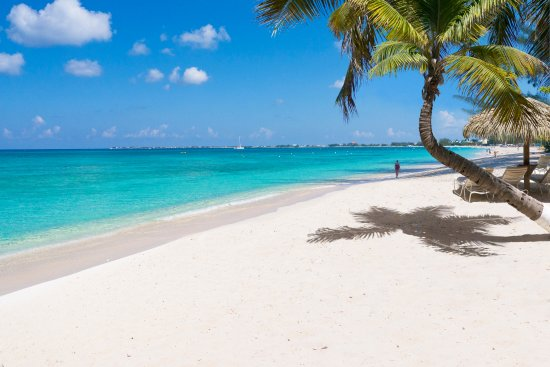
#> input picture Laboratorio/3-PD/img/beach.jpg, 550 x 367 px
$ jupyter execute --allow-errors 3-PD.ipynb   (shell and % lines are left out)
#> lines starting #> are read from the running program, lines starting #| are printed output that depends on the picture
### Laboratorio/3-PD/seam_carving_util.py
import numpy as np
import scipy.ndimage as nd

def rgb2gray(rgb):
    return np.dot(rgb[...,:3], [0.299, 0.587, 0.114])

def norm(image):
    image += np.abs(image.min())
    return image*(1./image.max())

def top3(mat, point):
    assert len(mat.shape) == 2

    if point[0] == 0: return []
    if point[1] == 0: return np.array([mat[point[0]-1,point[1]], mat[point[0]-1,point[1]+1]])
    if point[1] == mat.shape[1]-1: return np.array([mat[point[0]-1,point[1]-1], mat[point[0]-1,point[1]]])
    return np.array([mat[point[0]-1,point[1]-1], mat[point[0]-1,point[1]], mat[point[0]-1,point[1]+1]])

def del_path(mat, path):
    if len(mat.shape) == 2: # This is a one dimensional matrix
        dim = [mat.shape[0], mat.shape[1]-1]
        ret = np.zeros(dim).astype('float')

        for i in path:
            ret[i[0],:i[1]] = mat[i[0],:i[1]]
            ret[i[0],i[1]:] = mat[i[0],i[1]+1:]
        return ret

    if len(mat.shape) == 3 and mat.shape[2] == 3: # This is a 3D matrix (RGB commonly)
        dim = [mat.shape[0], mat.shape[1]-1, mat.shape[2]]
        ret = np.zeros(dim).astype('float')


        for i in path:
            ret[i[0],:i[1], :] = mat[i[0],:i[1], :]
            ret[i[0],i[1]:, :] = mat[i[0],i[1]+1:, :]
        return ret

def min_at(arr, avoid=-1):
    assert len(arr.shape) == 1
    pos = 0
    mn = arr[0]
    for i in range(1, len(arr)):
        if (arr[i] < mn and arr[i] != avoid) or mn == avoid:
            mn = arr[i]
            pos = i
    return pos

'''
Colorea un camino (lista de píxeles) de rojo sobre una imagen.
'''
def mark_path(img, path):
    for i in path:
        img[i] = np.array([1,0,0])
    return img

### Laboratorio/3-PD/3-PD.ipynb
<div style="padding:30px; color: white; background-color: #0071CD">
<center>
</img>
<center>
<p>
<h1>Algorítmica Avanzada</h1>
<h2>Práctica 3 - Dynamic Programming </h2>
</center>
</p>
</div>

En esta sesión de programación dinámica veremos únicamente un algoritmo de procesamiento de imágenes. En este notebook se incluyen muchos conceptos que puede que os suenen extraños a día de hoy, sobretodo si no se ha visto tratamiento de imágenes. Independientemente, la única parte del algoritmo que se os pide impementar es aquella que contiene de forma explícita la programación dinámica, así que solo nos hace falta ver la imagen como una matriz de valores y de esta forma podremos trabajar con ella sin demasiado problema.

## 0 Conceptos esenciales

1. __Imágen__: Aunque existen diversas representaciones de una imagen a nivel informático, nosotros trabajaremos con la representación RGB, en la que una imagen de $m \times n$ pixeles se representa con una matriz de $m \times n \times 3$ (Una capa para Red, otra para Green y otra para Blue)

2. __Gradiente de una imágen__: El gradiente de una imagen es, intuitivamente el valor puntual de la derivada de la imagen en un punto concreto. De forma mas sencilla, el gradiente de una imagen muestra cuanto de diferente es el valor de un pixel respecto a los elementos adyacentes. En una zona en la que el gradiente sea bajo se tratará de una zona homogenea, y una zona de gradiente alto suele indicar un borde.

## 1 Seam Carving
El algoritmo Seam Carving es un algoritmo que nos permite redimensionar imágenes teniendo en cuenta el contenido de la misma.

El método consite en lo siguiente, dada una imagen cualquiera:

1. Calcular el gradiente horizontal de la imágen en valor absoluto

2. Cómputo de todos los posibles caminos mínimos

3. Obtener el camino mínimo

4. Eliminar el camino mínimo


[cell 1]
#matplotlib notebook
import sys
import numpy as np
import matplotlib.pyplot as plt
import scipy.ndimage as nd
from skimage import color, data, restoration
from seam_carving_util import rgb2gray, norm, top3, del_path, min_at, mark_path

### 1.1 Caminos mínimos

Para simplificar el ejercicio lo máximo posible los apartados 1 y 4 ya están implementados, en el 2 tendremos que crear una matriz del mismo tamaño de la imagen utilizando la siguiente formulación:

Sean $I$ la matriz con los gradientes de la imagen original y $D$ la imagen generada utilizando Dynamic Programming:

$D_{i,j} = I_{i,j}+\min\Big[D_{i-1, j-1},\quad D_{i-1, j},\quad D_{i-1,j+1}\Big]$

Intuitivamente, calculamos $D_{i,j}$ como la suma de $I_{i,j}$ y el valor mínimo de los tres elementos superiores.

[cell 2]
## Carga la imagen en memoria
print("0. Carga la imagen original")
im = plt.imread('img/beach.jpg')/255.
plt.imshow(im)
plt.show()

## Aplica un filtro de Sobel para calcular el gradiente
print("1. Calcula el gradiente horizontal de la imagen")
dx = nd.sobel(rgb2gray(im), 0)
#> in rgb2gray, `return np.dot(rgb[...,:3], [0.299, 0.587, 0.114])`:
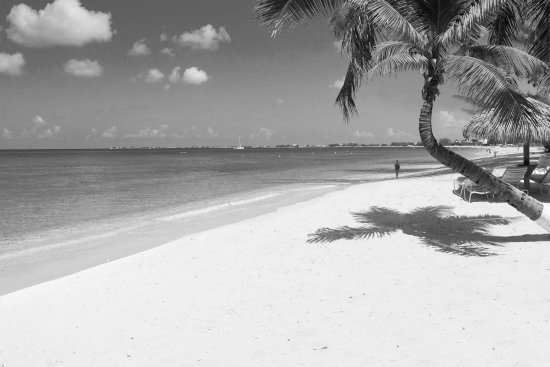
#> returned value: shape (367, 550) float64; min 0.0104, max 0.997, mean 0.667
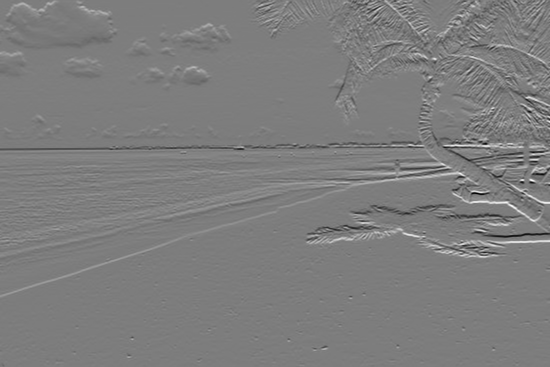
#> dx: shape (367, 550) float64; min -2.72, max 2.81, mean 0.0126; drawn with min black and max white
plt.imshow(np.abs(dx), cmap='gray')
plt.show()
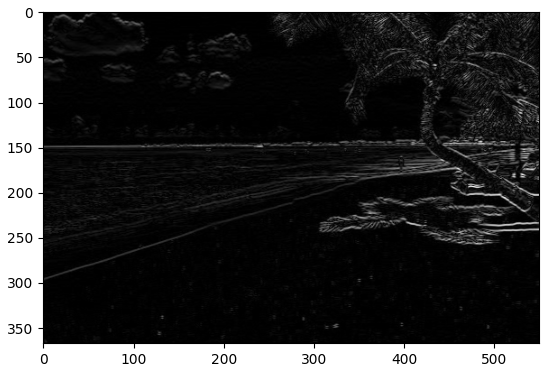
#> figure drawn by matplotlib, 1 panel

[cell 3]
def dynamic_programming(mat):
    """
    Se pueden utilizar las funciones importadas del archivo seam_carving_util.py que son:
    - top3: obtiene los tres elementos superiores (es decir, el valor de los 3 elementos superiores)
            de un punto (píxel) en la matriz
    - min_at: obtiene la posición del elemento mas pequeño de un array

    Tu código aquí
    """
    ret = np.array(mat) #Nuestra D en la formula, mat actuara de I
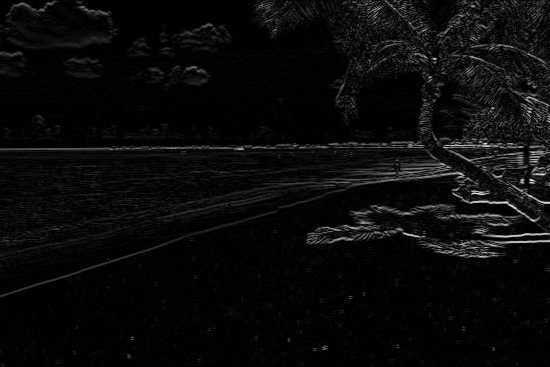
#> ret: shape (367, 550) float64; min 0, max 2.81, mean 0.119; drawn with min black and max white

    for i in range(1,mat.shape[0]):
        for j in range(mat.shape[1]):
            ret[i][j] = mat[i][j] + min(top3(ret,[i,j])) #vamos incrementando el minimo de cada posicon
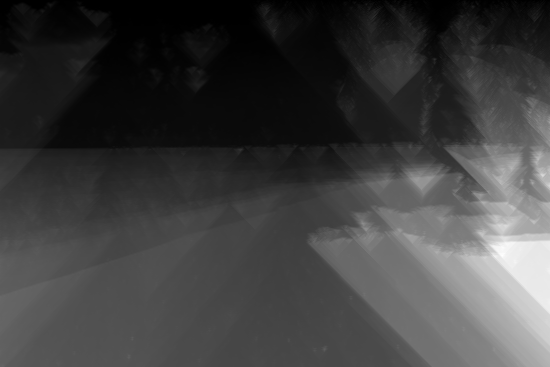
#> ret: shape (367, 550) float64; min 0, max 29.65, mean 7.4; drawn with min black and max white

    return ret

def min_path_find(mat):
    path = [] #inicalizamos la lista para guardar el path
    Y = min_at(mat[mat.shape[0]-1])#buscamos el minimo de la ultima fila
#> in min_at, `mn = arr[0]`: mn = 11.48
#> the loop in min_at, `for i in range(1, len(arr)):` made 549 passes
#> mn on passes 1, 3, 4, 5, 6, 7, 10, 11, 12, 13, 17, 18: 11.45, 11.44, 11.06, 10.67, 10.61, 10.55, 10.54, 10.51, 10.5, 10.49, 10.42, 10.31
#> after the loop in min_at, `for i in range(1, len(arr)):`: mn = 8.3; pos = 240
#> Y = 240
    #path.append([len(mat),auxiliar])
    for i in range(mat.shape[0]-1): # haremos iteraciones hasta que i llegue a la dimension X-1
        lista3 = top3(mat,(mat.shape[0]-(i+1),Y)) #Cogemos los 3 elementos de arriba
        minimo = min(lista3) #Buscamos el minimo de estos 3
        path.append((len(mat)-i-1,Y)) #añadimos la posicion X y Y al path en forma de tupla
        if(len(lista3)==2): #Para saber si estamos en una esquina
            if((Y-1)<0):#Esquina izquiera
                if(lista3[0] == minimo):
                    continue
                else:
                    Y+=1
            else: #Esquina derecha
                if(lista3[0] == minimo):
                    Y-=1
                else:
                    continue
        else: #Los casos genericos
            if(lista3[0]==minimo):#Cuando la adyacencia esta a la izquiera
                 Y -= 1
            elif(lista3[1]==minimo):#Cuando es recto
                continue
            else: #Si no es ninguno sera la segunda posicion
                Y += 1
#> this loop made 366 passes
#> (lista3, minimo, Y) on passes 2, 5, 7, 8, 9, 11, 13, 14, 15, 16, 18, 19: ([8.32, 8.31, 8.3], 8.3, 241), ([8.27, 8.27, 8.29], 8.27, 240), ([8.25, 8.26, 8.26], 8.25, 239), ([8.25, 8.24, 8.24], 8.24, 240), ([8.24, 8.24, 8.24], 8.24, 241), ([8.22, 8.24, 8.27], 8.22, 240), ([8.21, 8.23, 8.26], 8.21, 239), ([8.21, 8.21, 8.24], 8.21, 238), ([8.21, 8.21, 8.22], 8.21, 237), ([8.2, 8.21, 8.22], 8.2, 236), ([8.21, 8.2, 8.19], 8.19, 237), ([8.19, 8.2, 8.2], 8.19, 236)
#> (minimo, Y) on passes 61, 62, 63, 65, 67, 68: (7.92, 253), (7.9, 254), (7.88, 255), (7.87, 256), (7.86, 257), (7.86, 256)
#> after the loop, Y = 231; path = 366 pairs, first value 1 to 366, second value 232 to 307

    return path #retornamos el path

[cell 4]
print("2. Calcula la matriz de programación dinámica")
tmp = dynamic_programming(np.abs(dx))
print("3. Busca el camino de mínimo cambio")
path = min_path_find(tmp)
plt.imshow(tmp, cmap='gray')
plt.show()

print("4. Elimina el camino de la imagen")
updated = del_path(im, path) # Updated es ahora la imagen original menos una columna (la eliminada por min_path)
#> the loop in del_path, `for i in path:` made 366 passes
#> i on passes 1 to 3: (366, 240), (365, 240), (364, 241)
# Muestra el camino eliminado sobre la imágen original
plt.imshow(mark_path(im, path))
#> the loop in mark_path, `for i in path:` made 366 passes
plt.show()

$ run again, with Laboratorio/3-PD/img/agbar.jpg copied over Laboratorio/3-PD/img/beach.jpg
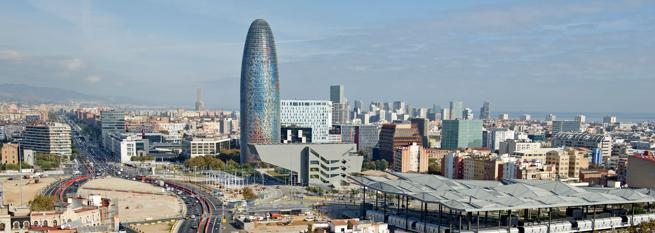
#> input picture Laboratorio/3-PD/img/agbar.jpg, 655 x 233 px
#> after the loop in dynamic_programming, `for i in range(1,mat.shape[0]):`:
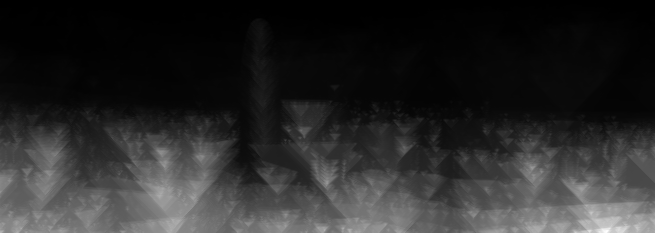
#> ret: shape (233, 655) float64; min 0, max 36.13, mean 6; drawn with min black and max white
#> in min_at, `mn = arr[0]`: mn = 25.16
#> the loop in min_at, `for i in range(1, len(arr)):` made 654 passes
#> mn on passes 1, 2, 3, 4, 5, 6, 48, 49: 24.56, 22.23, 20.51, 19.46, 19.01, 18.94, 18.93, 18.73
#> after the loop in min_at, `for i in range(1, len(arr)):`: mn = 12.34; pos = 448
#> the loop in min_path_find, `for i in range(mat.shape[0]-1):` made 232 passes
#> (lista3, minimo, Y) on passes 1 to 8: ([13.52, 12.79, 12.28], 12.28, 449), ([13.47, 12.69, 12.28], 12.28, 450), ([13.43, 12.67, 12.15], 12.15, 451), ([12.48, 12.41, 12.12], 12.12, 452), ([12.48, 12.36, 12], 12, 453), ([11.93, 12.14, 12.18], 11.93, 452), ([11.97, 12.04, 11.84], 11.84, 453), ([11.84, 11.94, 12.03], 11.84, 452)
#> after the loop in min_path_find, `for i in range(mat.shape[0]-1):`: Y = 417; path = 232 pairs, first value 1 to 232, second value 418 to 453
#> the loop in del_path, `for i in path:` made 232 passes
#> i on passes 1 to 3: (232, 448), (231, 449), (230, 450)
#> after the loop in del_path, `for i in path:`:
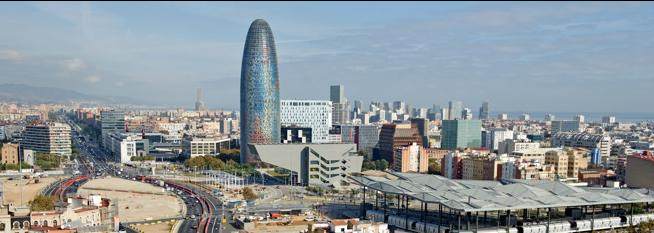
#> ret: shape (233, 654, 3) float64; mean R, G, B 0.553, 0.589, 0.608
#> the loop in mark_path, `for i in path:` made 232 passes

$ run again, with Laboratorio/3-PD/img/agbar_b.jpg copied over Laboratorio/3-PD/img/beach.jpg
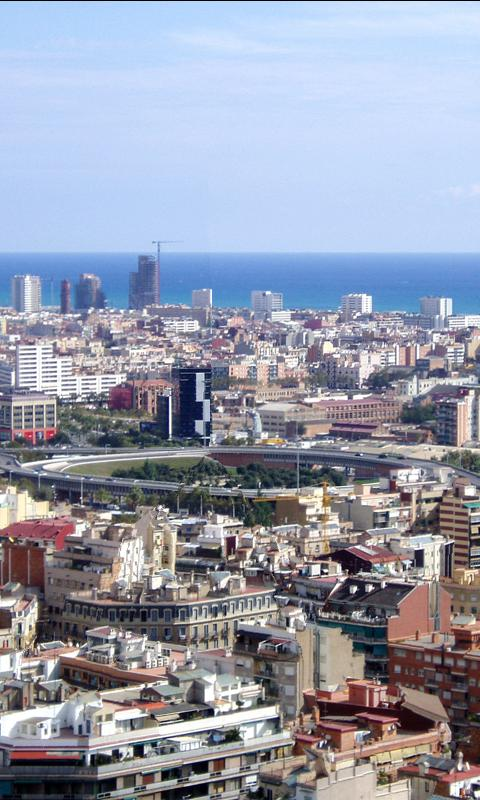
#> input picture Laboratorio/3-PD/img/agbar_b.jpg, 480 x 800 px
#> after the loop in dynamic_programming, `for i in range(1,mat.shape[0]):`:
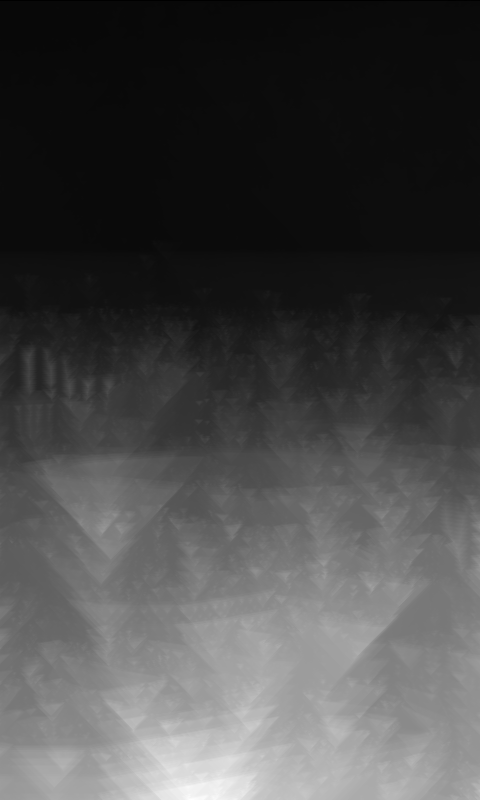
#> ret: shape (800, 480) float64; min 3.04, max 99.79, mean 30.3; drawn with min black and max white
#> in min_at, `mn = arr[0]`: mn = 62.11
#> the loop in min_at, `for i in range(1, len(arr)):` made 479 passes
#> mn on passes 1 to 4: 61.97, 61.91, 61.86, 61.83
#> after the loop in min_at, `for i in range(1, len(arr)):`: mn = 61.83; pos = 4
#> the loop in min_path_find, `for i in range(mat.shape[0]-1):` made 799 passes
#> (lista3, minimo, Y) on passes 1, 2, 3, 4, 6, 7, 8, 9: ([61.75, 61.82, 61.93], 61.75, 3), ([61.71, 61.8, 61.88], 61.71, 2), ([61.61, 61.65, 61.73], 61.61, 1), ([61.59, 61.64, 61.73], 61.59, 0), ([61.64, 61.53], 61.53, 1), ([61.85, 61.59, 61.51], 61.51, 2), ([61.84, 61.59, 61.48], 61.48, 3), ([61.82, 61.58, 61.44], 61.44, 4)
#> after the loop in min_path_find, `for i in range(mat.shape[0]-1):`: Y = 136; path = 799 pairs, first value 1 to 799, second value 0 to 138
#> the loop in del_path, `for i in path:` made 799 passes
#> i on passes 1 to 3: (799, 4), (798, 3), (797, 2)
#> after the loop in del_path, `for i in path:`:
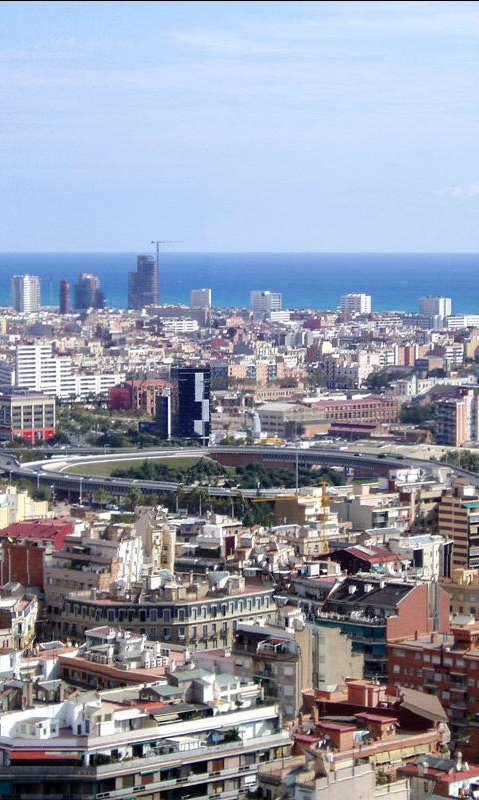
#> ret: shape (800, 479, 3) float64; mean R, G, B 0.586, 0.605, 0.669
#> the loop in mark_path, `for i in path:` made 799 passes

$ run again, with Laboratorio/3-PD/img/landscape.jpg copied over Laboratorio/3-PD/img/beach.jpg
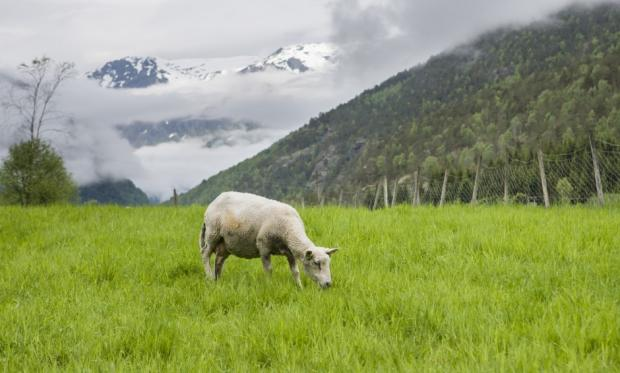
#> input picture Laboratorio/3-PD/img/landscape.jpg, 620 x 373 px
#> `plt.show()`:
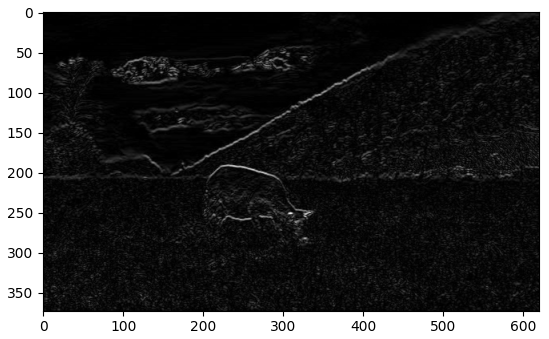
#> figure drawn by matplotlib, 1 panel
#> after the loop in dynamic_programming, `for i in range(1,mat.shape[0]):`:
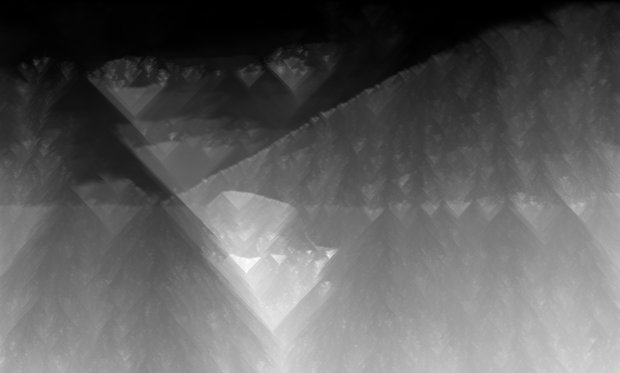
#> ret: shape (373, 620) float64; min 0, max 14.76, mean 5.44; drawn with min black and max white
#> in min_at, `mn = arr[0]`: mn = 10.12
#> the loop in min_at, `for i in range(1, len(arr)):` made 619 passes
#> mn on passes 2, 3, 4, 5, 7, 8, 41, 42: 9.97, 9.81, 9.6, 9.58, 9.56, 9.48, 9.48, 9.38
#> after the loop in min_at, `for i in range(1, len(arr)):`: mn = 7.87; pos = 147
#> the loop in min_path_find, `for i in range(mat.shape[0]-1):` made 372 passes
#> (lista3, minimo, Y) on passes 2 to 9: ([7.86, 7.97, 8.15], 7.86, 146), ([7.85, 7.91, 7.95], 7.85, 145), ([7.98, 7.92, 7.84], 7.84, 146), ([7.8, 7.93, 8.19], 7.8, 145), ([7.77, 7.9, 8.11], 7.77, 144), ([7.73, 7.86, 8], 7.73, 143), ([7.73, 7.76, 7.69], 7.69, 144), ([7.71, 7.79, 7.66], 7.66, 145)
#> after the loop in min_path_find, `for i in range(mat.shape[0]-1):`: Y = 46; path = 372 pairs, first value 1 to 372, second value 43 to 164
#> the loop in del_path, `for i in path:` made 372 passes
#> i on passes 1 to 3: (372, 147), (371, 147), (370, 146)
#> the loop in mark_path, `for i in path:` made 372 passes
